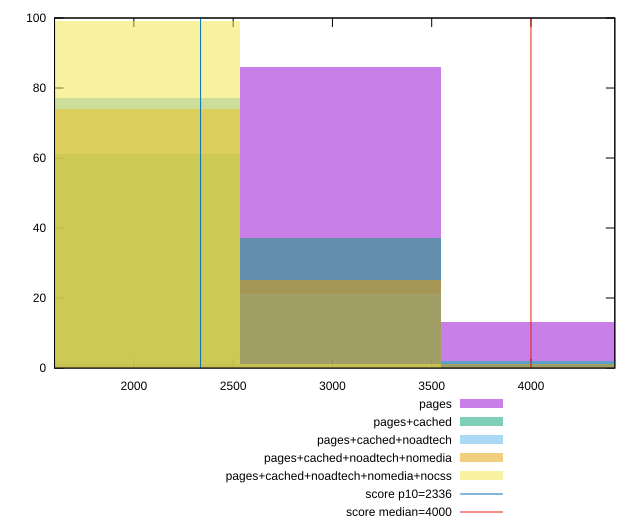

This figure's gnuplot source:
reset

$pages <<EOF
3041.698740067907 86
4055.5983200905425 13
2027.7991600452713 1
EOF

$pagesCached <<EOF
3041.698740067907 37
2027.7991600452713 61
4055.5983200905425 2
EOF

$pagesCachedNoadtech <<EOF
3041.698740067907 21
2027.7991600452713 77
4055.5983200905425 2
EOF

$pagesCachedNoadtechNomedia <<EOF
3041.698740067907 25
2027.7991600452713 74
4055.5983200905425 1
EOF

$pagesCachedNoadtechNomediaNocss <<EOF
2027.7991600452713 99
3041.698740067907 1
EOF

set key outside below
set boxwidth 1013.8995800226356
set xrange [1600.4009999999998:4422.305]
set yrange [0:100]
set trange [0:100]
set style fill transparent solid 0.5 noborder

set parametric
set terminal svg size 640, 530 enhanced background rgb 'white'
set output "report_00015_2021-02-09T16-11-33.973Z/first-meaningful-paint/comparison/histogram/all_raw.svg"

plot $pages title "pages" with boxes, \
     $pagesCached title "pages+cached" with boxes, \
     $pagesCachedNoadtech title "pages+cached+noadtech" with boxes, \
     $pagesCachedNoadtechNomedia title "pages+cached+noadtech+nomedia" with boxes, \
     $pagesCachedNoadtechNomediaNocss title "pages+cached+noadtech+nomedia+nocss" with boxes, \
     2336,t title "score p10=2336", \
     4000,t title "score median=4000"

reset
